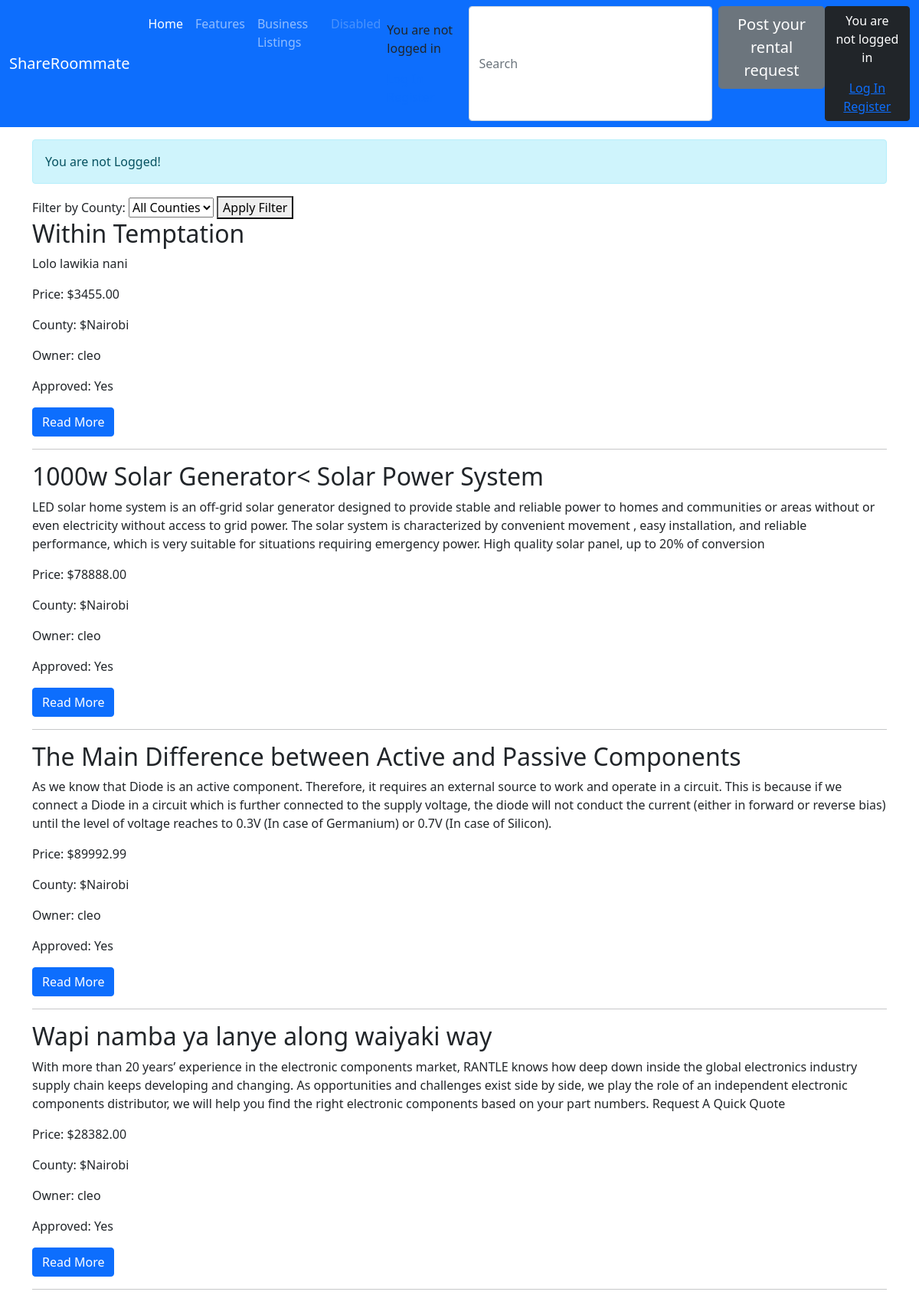
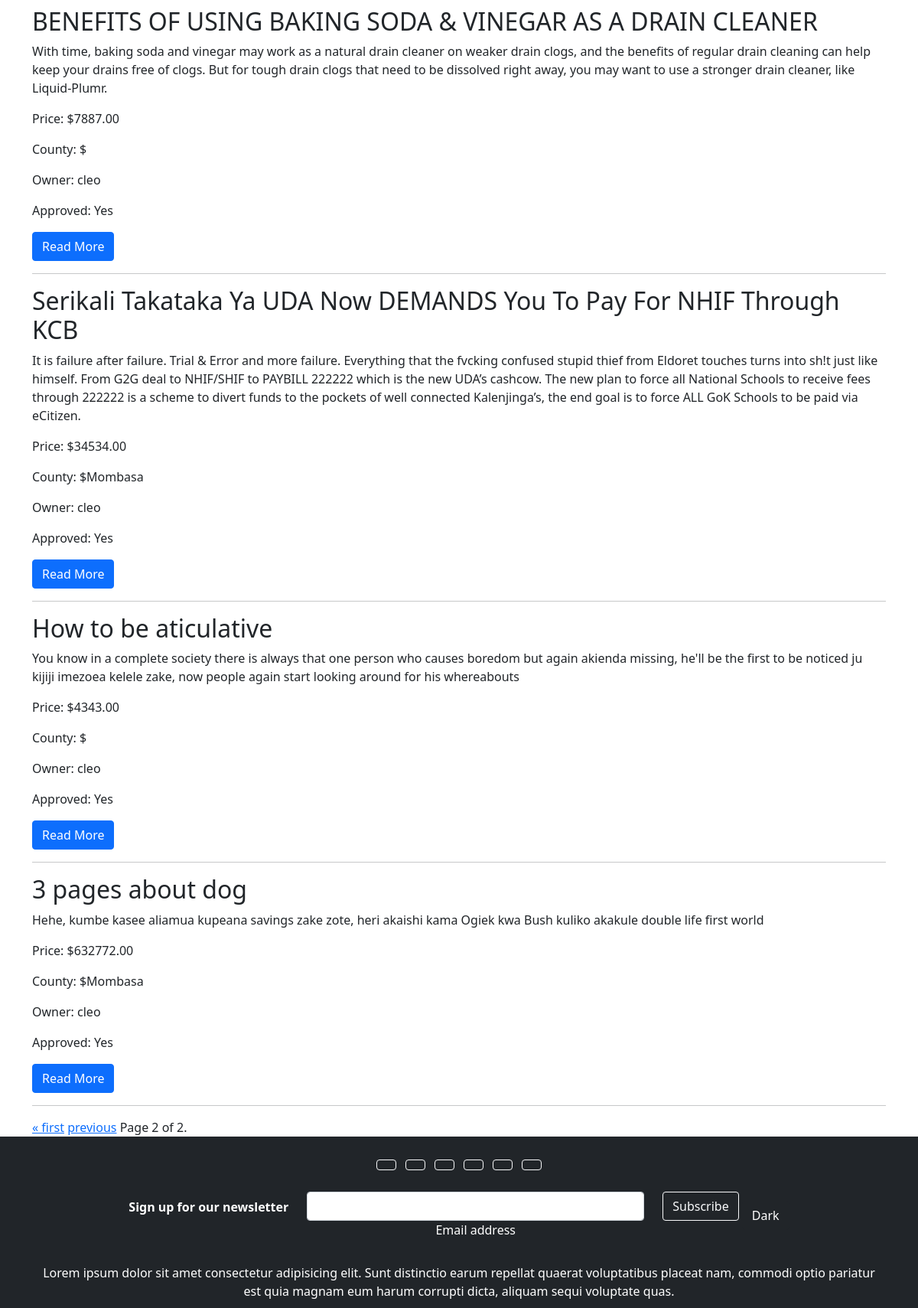
Screenshot of /?page=2 (upper part) with the database file from the repository (2 pictures, top to bottom).
### listings/models.py (models this page shows, shortened)
class Item(models.Model):
    BUSINESS = 'business'
    RESIDENTIAL = 'residential'
    LISTING_CHOICES = [
        (BUSINESS, 'Business'),
        (RESIDENTIAL, 'Residential'),
    ]
    COUNTY_CHOICES = [
        ('Nairobi', 'Nairobi'),
        ('Mombasa', 'Mombasa'),
    ]
    title = models.CharField(max_length=255)
    county = models.CharField(max_length=50, choices=COUNTY_CHOICES)  # Up
    type = models.CharField(max_length=20, choices=LISTING_CHOICES,default=RESIDENTIAL)
    description = models.TextField()
    price = models.DecimalField(max_digits=10, decimal_places=2)
    created_at = models.DateTimeField(auto_now_add=True)
    updated_at = models.DateTimeField(auto_now=True)
    owner = models.ForeignKey(User, on_delete=models.CASCADE)
    approved = models.BooleanField(default=False)  # New field

### listings/views.py (the view)
# urls.py: path('', item_list, name='item_list'),
def item_list(request):
    if request.user.is_authenticated and request.user.is_staff:
        items = Item.objects.all()
    else:
        items = Item.objects.filter(approved=True)
    for item in items:
        item.is_owner = item.owner == request.user if request.user.is_authenticated else False
    county_filter = request.GET.get('county')
    if county_filter:
        items = items.filter(county=county_filter)
    page = request.GET.get('page', 1)
    paginator = Paginator(items, 10)  # Show 10 items per page
    try:
        items = paginator.page(page)
    except PageNotAnInteger:
        items = paginator.page(1)
    except EmptyPage:
        items = paginator.page(paginator.num_pages)
    return render(request, 'listings/item_list.html', {'items': items})

### listings/templates/listings/item_list.html (shortened to what this page needs)
{% extends "base.html" %}
{% block content %}
                    <p> {% if user.is_authenticated %}
  Hi {{ user.username }}!
<p><a href="{% url 'logout' %}">Log Out</a></p>
{% else %}
  <div class="alert alert-info" role="alert">
  You are not Logged!
</div>
{% endif %}
    <form action="{% url 'item_list' %}" method="GET">
        <label for="county-filter">Filter by County:</label>
        <select name="county" id="county-filter">
            <option value="">All Counties</option>
        </select>
        <button type="submit">Apply Filter</button>
    </form>
{% for item in items %}
    <h2>{{ item.title }}</h2>
    <p>{{ item.description }}</p>
    <p>Price: ${{ item.price }}</p>
 <p>County: ${{ item.county }}</p>
    <p>Owner: {{ item.owner.username }}</p>
    <p>Approved: {% if item.approved %}Yes{% else %}No{% endif %}</p>
<a href="{% url 'read_more' item.pk %}"><button class="btn btn-primary">Read More</button></a>
    <hr>
{% endfor %}
<div class="pagination">
    <span class="step-links">
        {% if items.has_previous %}
            <a href="?page=1">&laquo; first</a>
            <a href="?page={{ items.previous_page_number }}">previous</a>
        {% endif %}
        <span class="current">
            Page {{ items.number }} of {{ items.paginator.num_pages }}.
        </span>
    </span>
</div>
{%endblock%}

### rows the page displays
Item: title "Within Temptation", description "Lolo lawikia nani", price "3455.00", county "Nairobi", owner.username "cleo", approved "Yes"
Item: title "1000w Solar Generator< Solar Power System", description "LED solar home system is an off-grid solar generator designed to provide stable and reliable power to homes and communities or areas without or even electricity without access to grid power. The solar system is characterized by convenient movement , easy installation, and reliable performance, which is very suitable for situations requiring emergency power. High quality solar panel, up to 20% of conversion", price "78888.00", county "Nairobi", owner.username "cleo", approved "Yes"
Item: title "The Main Difference between Active and Passive Components", description "As we know that Diode is an active component. Therefore, it requires an external source to work and operate in a circuit. This is because if we connect a Diode in a circuit which is further connected to the supply voltage, the diode will not conduct the current (either in forward or reverse bias) until the level of voltage reaches to 0.3V (In case of Germanium) or 0.7V (In case of Silicon).", price "89992.99", county "Nairobi", owner.username "cleo", approved "Yes"
Item: title "Wapi namba ya lanye along waiyaki way", description "With more than 20 years’ experience in the electronic components market, RANTLE knows how deep down inside the global electronics industry supply chain keeps developing and changing. As opportunities and challenges exist side by side, we play the role of an independent electronic components distributor, we will help you find the right electronic components based on your part numbers. Request A Quick Quote", price "28382.00", county "Nairobi", owner.username "cleo", approved "Yes"
Item: title "BENEFITS OF USING BAKING SODA & VINEGAR AS A DRAIN CLEANER", description "With time, baking soda and vinegar may work as a natural drain cleaner on weaker drain clogs, and the benefits of regular drain cleaning can help keep your drains free of clogs. But for tough drain clogs that need to be dissolved right away, you may want to use a stronger drain cleaner, like Liquid-Plumr.", price "7887.00", owner.username "cleo", approved "Yes"
Item: title "Serikali Takataka Ya UDA Now DEMANDS You To Pay For NHIF Through KCB", description "It is failure after failure. Trial & Error and more failure. Everything that the fvcking confused stupid thief from Eldoret touches turns into sh!t just like himself. From G2G deal to NHIF/SHIF to PAYBILL 222222 which is the new UDA’s cashcow. The new plan to force all National Schools to receive fees through 222222 is a scheme to divert funds to the pockets of well connected Kalenjinga’s, the end goal is to force ALL GoK Schools to be paid via eCitizen.", price "34534.00", county "Mombasa", owner.username "cleo", approved "Yes"
Item: title "How to be aticulative", description "You know in a complete society there is always that one person who causes boredom but again akienda missing, he'll be the first to be noticed ju kijiji imezoea kelele zake, now people again start looking around for his whereabouts", price "4343.00", owner.username "cleo", approved "Yes"
Item: title "3 pages about dog", description "Hehe, kumbe kasee aliamua kupeana savings zake zote, heri akaishi kama Ogiek kwa Bush kuliko akakule double life first world", price "632772.00", county "Mombasa", owner.username "cleo", approved "Yes"

### other values shown
{{ items.number }} "2"
{{ items.paginator.num_pages }} "2"
